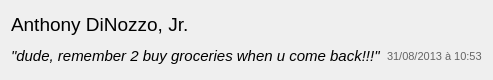
<?xml version="1.0" encoding="UTF-8"?>
<ui version="4.0">
 <class>MobiiSmsStreamItem</class>
 <widget class="QWidget" name="MobiiSmsStreamItem">
  <property name="geometry">
   <rect>
    <x>0</x>
    <y>0</y>
    <width>400</width>
    <height>80</height>
   </rect>
  </property>
  <property name="sizePolicy">
   <sizepolicy hsizetype="Expanding" vsizetype="Maximum">
    <horstretch>0</horstretch>
    <verstretch>0</verstretch>
   </sizepolicy>
  </property>
  <property name="maximumSize">
   <size>
    <width>16777215</width>
    <height>80</height>
   </size>
  </property>
  <property name="styleSheet">
   <string notr="true">QLabel {background-color: rgb(255, 255, 255, 0)}</string>
  </property>
  <layout class="QVBoxLayout" name="verticalLayout">
   <item>
    <widget class="QLabel" name="senderText">
     <property name="styleSheet">
      <string notr="true">QLabel {font-size: 14pt}</string>
     </property>
     <property name="text">
      <string>Anthony DiNozzo, Jr.</string>
     </property>
     <property name="scaledContents">
      <bool>true</bool>
     </property>
    </widget>
   </item>
   <item>
    <widget class="QWidget" name="footer" native="true">
     <property name="styleSheet">
      <string notr="true">background-color: rgb(255, 255, 255, 0)</string>
     </property>
     <layout class="QHBoxLayout" name="horizontalLayout">
      <property name="leftMargin">
       <number>0</number>
      </property>
      <property name="topMargin">
       <number>0</number>
      </property>
      <property name="rightMargin">
       <number>0</number>
      </property>
      <property name="bottomMargin">
       <number>0</number>
      </property>
      <item>
       <widget class="QLabel" name="lastMessageText">
        <property name="sizePolicy">
         <sizepolicy hsizetype="Expanding" vsizetype="Preferred">
          <horstretch>0</horstretch>
          <verstretch>0</verstretch>
         </sizepolicy>
        </property>
        <property name="styleSheet">
         <string notr="true">QLabel {font: italic; font-size: 11pt}</string>
        </property>
        <property name="text">
         <string>&quot;dude, remember 2 buy groceries when u come back!!!&quot;</string>
        </property>
       </widget>
      </item>
      <item>
       <widget class="QLabel" name="dateText">
        <property name="sizePolicy">
         <sizepolicy hsizetype="Minimum" vsizetype="Preferred">
          <horstretch>0</horstretch>
          <verstretch>0</verstretch>
         </sizepolicy>
        </property>
        <property name="styleSheet">
         <string notr="true">QLabel{font-size:8pt;color: rgb(100, 100, 100);}</string>
        </property>
        <property name="text">
         <string>31/08/2013 à 10:53</string>
        </property>
       </widget>
      </item>
     </layout>
    </widget>
   </item>
  </layout>
 </widget>
 <resources/>
 <connections/>
</ui>
